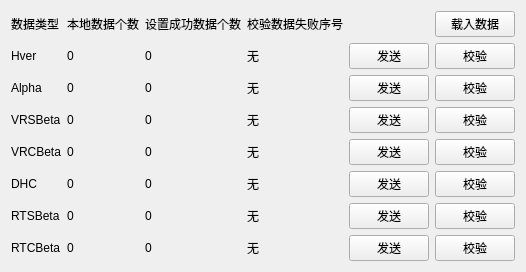
      <widget class="QWidget" name="tab_2">
       <attribute name="title">
        <string>协议二</string>
       </attribute>
       <layout class="QHBoxLayout" name="horizontalLayout_14">
        <item>
         <layout class="QGridLayout" name="gridLayout_4">
          <item row="0" column="0">
           <widget class="QLabel" name="label_28">
            <property name="sizePolicy">
             <sizepolicy hsizetype="Preferred" vsizetype="Fixed">
              <horstretch>0</horstretch>
              <verstretch>0</verstretch>
             </sizepolicy>
            </property>
            <property name="text">
             <string>数据类型</string>
            </property>
           </widget>
          </item>
          <item row="0" column="1">
           <widget class="QLabel" name="label_29">
            <property name="text">
             <string>本地数据个数</string>
            </property>
           </widget>
          </item>
          <item row="0" column="2">
           <widget class="QLabel" name="label_30">
            <property name="text">
             <string>设置成功数据个数</string>
            </property>
           </widget>
          </item>
          <item row="0" column="3">
           <widget class="QLabel" name="label_222">
            <property name="text">
             <string>校验数据失败序号</string>
            </property>
           </widget>
          </item>
          <item row="1" column="0">
           <widget class="QLabel" name="label_21">
            <property name="sizePolicy">
             <sizepolicy hsizetype="Preferred" vsizetype="Preferred">
              <horstretch>1</horstretch>
              <verstretch>0</verstretch>
             </sizepolicy>
            </property>
            <property name="text">
             <string>Hver</string>
            </property>
           </widget>
          </item>
          <item row="1" column="1">
           <widget class="QLabel" name="num1">
            <property name="sizePolicy">
             <sizepolicy hsizetype="Preferred" vsizetype="Preferred">
              <horstretch>1</horstretch>
              <verstretch>0</verstretch>
             </sizepolicy>
            </property>
            <property name="text">
             <string>0</string>
            </property>
           </widget>
          </item>
          <item row="1" column="2">
           <widget class="QLabel" name="succNum1">
            <property name="sizePolicy">
             <sizepolicy hsizetype="Preferred" vsizetype="Preferred">
              <horstretch>1</horstretch>
              <verstretch>0</verstretch>
             </sizepolicy>
            </property>
            <property name="text">
             <string>0</string>
            </property>
           </widget>
          </item>
          <item row="1" column="4">
           <widget class="QPushButton" name="btnSend1">
            <property name="sizePolicy">
             <sizepolicy hsizetype="Fixed" vsizetype="Fixed">
              <horstretch>0</horstretch>
              <verstretch>0</verstretch>
             </sizepolicy>
            </property>
            <property name="text">
             <string>发送</string>
            </property>
           </widget>
          </item>
          <item row="1" column="5">
           <widget class="QPushButton" name="btnAuth1">
            <property name="sizePolicy">
             <sizepolicy hsizetype="Fixed" vsizetype="Fixed">
              <horstretch>0</horstretch>
              <verstretch>0</verstretch>
             </sizepolicy>
            </property>
            <property name="text">
             <string>校验</string>
            </property>
           </widget>
          </item>
          <item row="2" column="0">
           <widget class="QLabel" name="label_22">
            <property name="text">
             <string>Alpha</string>
            </property>
           </widget>
          </item>
          <item row="2" column="1">
           <widget class="QLabel" name="num2">
            <property name="text">
             <string>0</string>
            </property>
           </widget>
          </item>
          <item row="2" column="2">
           <widget class="QLabel" name="succNum2">
            <property name="text">
             <string>0</string>
            </property>
           </widget>
          </item>
          <item row="2" column="4">
           <widget class="QPushButton" name="btnSend2">
            <property name="sizePolicy">
             <sizepolicy hsizetype="Fixed" vsizetype="Fixed">
              <horstretch>0</horstretch>
              <verstretch>0</verstretch>
             </sizepolicy>
            </property>
            <property name="text">
             <string>发送</string>
            </property>
           </widget>
          </item>
          <item row="2" column="5">
           <widget class="QPushButton" name="btnAuth2">
            <property name="sizePolicy">
             <sizepolicy hsizetype="Fixed" vsizetype="Fixed">
              <horstretch>0</horstretch>
              <verstretch>0</verstretch>
             </sizepolicy>
            </property>
            <property name="text">
             <string>校验</string>
            </property>
           </widget>
          </item>
          <item row="3" column="0">
           <widget class="QLabel" name="label_23">
            <property name="text">
             <string>VRSBeta</string>
            </property>
           </widget>
          </item>
          <item row="3" column="1">
           <widget class="QLabel" name="num3">
            <property name="text">
             <string>0</string>
            </property>
           </widget>
          </item>
          <item row="3" column="2">
           <widget class="QLabel" name="succNum3">
            <property name="text">
             <string>0</string>
            </property>
           </widget>
          </item>
          <item row="3" column="4">
           <widget class="QPushButton" name="btnSend3">
            <property name="sizePolicy">
             <sizepolicy hsizetype="Fixed" vsizetype="Fixed">
              <horstretch>0</horstretch>
              <verstretch>0</verstretch>
             </sizepolicy>
            </property>
            <property name="text">
             <string>发送</string>
            </property>
           </widget>
          </item>
          <item row="3" column="5">
           <widget class="QPushButton" name="btnAuth3">
            <property name="sizePolicy">
             <sizepolicy hsizetype="Fixed" vsizetype="Fixed">
              <horstretch>0</horstretch>
              <verstretch>0</verstretch>
             </sizepolicy>
            </property>
            <property name="text">
             <string>校验</string>
            </property>
           </widget>
          </item>
          <item row="4" column="0">
           <widget class="QLabel" name="label_24">
            <property name="text">
             <string>VRCBeta</string>
            </property>
           </widget>
          </item>
          <item row="4" column="1">
           <widget class="QLabel" name="num4">
            <property name="text">
             <string>0</string>
            </property>
           </widget>
          </item>
          <item row="4" column="2">
           <widget class="QLabel" name="succNum4">
            <property name="text">
             <string>0</string>
            </property>
           </widget>
          </item>
          <item row="4" column="4">
           <widget class="QPushButton" name="btnSend4">
            <property name="sizePolicy">
             <sizepolicy hsizetype="Fixed" vsizetype="Fixed">
              <horstretch>0</horstretch>
              <verstretch>0</verstretch>
             </sizepolicy>
            </property>
            <property name="text">
             <string>发送</string>
            </property>
           </widget>
          </item>
          <item row="4" column="5">
           <widget class="QPushButton" name="btnAuth4">
            <property name="sizePolicy">
             <sizepolicy hsizetype="Fixed" vsizetype="Fixed">
              <horstretch>0</horstretch>
              <verstretch>0</verstretch>
             </sizepolicy>
            </property>
            <property name="text">
             <string>校验</string>
            </property>
           </widget>
          </item>
          <item row="5" column="0">
           <widget class="QLabel" name="label_25">
            <property name="text">
             <string>DHC</string>
            </property>
           </widget>
          </item>
          <item row="5" column="1">
           <widget class="QLabel" name="num5">
            <property name="text">
             <string>0</string>
            </property>
           </widget>
          </item>
          <item row="5" column="2">
           <widget class="QLabel" name="succNum5">
            <property name="text">
             <string>0</string>
            </property>
           </widget>
          </item>
          <item row="5" column="4">
           <widget class="QPushButton" name="btnSend5">
            <property name="sizePolicy">
             <sizepolicy hsizetype="Fixed" vsizetype="Fixed">
              <horstretch>0</horstretch>
              <verstretch>0</verstretch>
             </sizepolicy>
            </property>
            <property name="text">
             <string>发送</string>
            </property>
           </widget>
          </item>
          <item row="5" column="5">
           <widget class="QPushButton" name="btnAuth5">
            <property name="sizePolicy">
             <sizepolicy hsizetype="Fixed" vsizetype="Fixed">
              <horstretch>0</horstretch>
              <verstretch>0</verstretch>
             </sizepolicy>
            </property>
            <property name="text">
             <string>校验</string>
            </property>
           </widget>
          </item>
          <item row="6" column="0">
           <widget class="QLabel" name="label_26">
            <property name="text">
             <string>RTSBeta</string>
            </property>
           </widget>
          </item>
          <item row="6" column="1">
           <widget class="QLabel" name="num6">
            <property name="text">
             <string>0</string>
            </property>
           </widget>
          </item>
          <item row="6" column="2">
           <widget class="QLabel" name="succNum6">
            <property name="text">
             <string>0</string>
            </property>
           </widget>
          </item>
          <item row="6" column="4">
           <widget class="QPushButton" name="btnSend6">
            <property name="sizePolicy">
             <sizepolicy hsizetype="Fixed" vsizetype="Fixed">
              <horstretch>0</horstretch>
              <verstretch>0</verstretch>
             </sizepolicy>
            </property>
            <property name="text">
             <string>发送</string>
            </property>
           </widget>
          </item>
          <item row="6" column="5">
           <widget class="QPushButton" name="btnAuth6">
            <property name="sizePolicy">
             <sizepolicy hsizetype="Fixed" vsizetype="Fixed">
              <horstretch>0</horstretch>
              <verstretch>0</verstretch>
             </sizepolicy>
            </property>
            <property name="text">
             <string>校验</string>
            </property>
           </widget>
          </item>
          <item row="7" column="0">
           <widget class="QLabel" name="label_27">
            <property name="text">
             <string>RTCBeta</string>
            </property>
           </widget>
          </item>
          <item row="7" column="1">
           <widget class="QLabel" name="num7">
            <property name="text">
             <string>0</string>
            </property>
           </widget>
          </item>
          <item row="7" column="2">
           <widget class="QLabel" name="succNum7">
            <property name="text">
             <string>0</string>
            </property>
           </widget>
          </item>
          <item row="7" column="4">
           <widget class="QPushButton" name="btnSend7">
            <property name="sizePolicy">
             <sizepolicy hsizetype="Fixed" vsizetype="Fixed">
              <horstretch>0</horstretch>
              <verstretch>0</verstretch>
             </sizepolicy>
            </property>
            <property name="text">
             <string>发送</string>
            </property>
           </widget>
          </item>
          <item row="7" column="5">
           <widget class="QPushButton" name="btnAuth7">
            <property name="sizePolicy">
             <sizepolicy hsizetype="Fixed" vsizetype="Fixed">
              <horstretch>0</horstretch>
              <verstretch>0</verstretch>
             </sizepolicy>
            </property>
            <property name="text">
             <string>校验</string>
            </property>
           </widget>
          </item>
          <item row="1" column="3">
           <widget class="QLabel" name="errorNum1">
            <property name="sizePolicy">
             <sizepolicy hsizetype="Preferred" vsizetype="Preferred">
              <horstretch>2</horstretch>
              <verstretch>0</verstretch>
             </sizepolicy>
            </property>
            <property name="text">
             <string>无</string>
            </property>
           </widget>
          </item>
          <item row="2" column="3">
           <widget class="QLabel" name="errorNum2">
            <property name="text">
             <string>无</string>
            </property>
           </widget>
          </item>
          <item row="3" column="3">
           <widget class="QLabel" name="errorNum3">
            <property name="text">
             <string>无</string>
            </property>
           </widget>
          </item>
          <item row="4" column="3">
           <widget class="QLabel" name="errorNum4">
            <property name="text">
             <string>无</string>
            </property>
           </widget>
          </item>
          <item row="5" column="3">
           <widget class="QLabel" name="errorNum5">
            <property name="text">
             <string>无</string>
            </property>
           </widget>
          </item>
          <item row="6" column="3">
           <widget class="QLabel" name="errorNum6">
            <property name="text">
             <string>无</string>
            </property>
           </widget>
          </item>
          <item row="7" column="3">
           <widget class="QLabel" name="errorNum7">
            <property name="text">
             <string>无</string>
            </property>
           </widget>
          </item>
          <item row="0" column="5">
           <widget class="QPushButton" name="btnReload">
            <property name="sizePolicy">
             <sizepolicy hsizetype="Fixed" vsizetype="Fixed">
              <horstretch>0</horstretch>
              <verstretch>0</verstretch>
             </sizepolicy>
            </property>
            <property name="text">
             <string>载入数据</string>
            </property>
           </widget>
          </item>
         </layout>
        </item>
       </layout>
      </widget>
